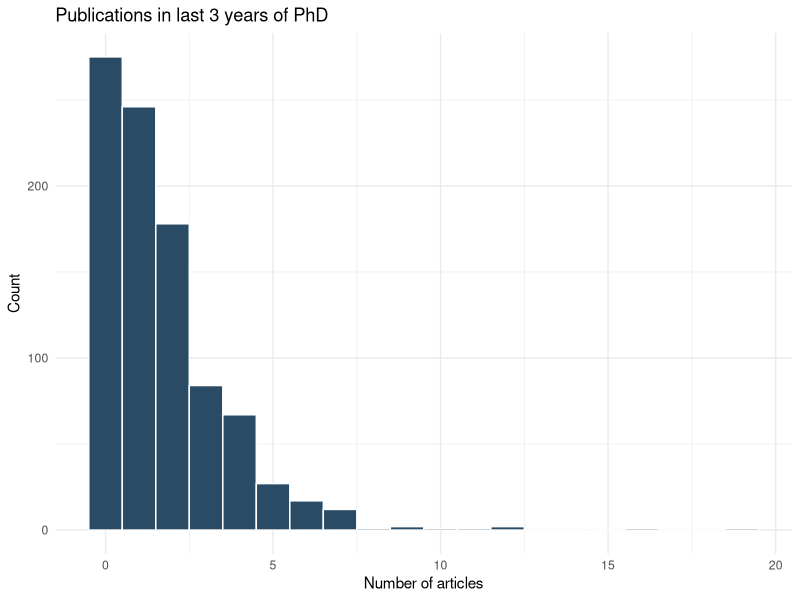
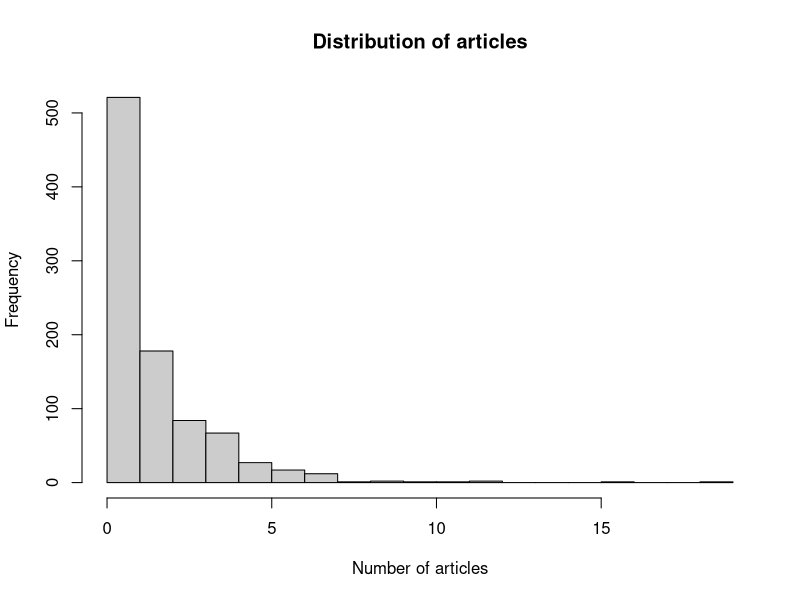

These charts were generated, in order, by the following R code:
library(carData)
library(MASS)
library(nnet)
library(marginaleffects)
data(BEPS)
library(pscl)
library(AER)
library(MASS)
data(bioChemists)

# PROBLEM 1.1: ORDERED LOGIT: PERCEPTIONS OF THE NATL ECONOMY
## 1.1.a: Explore the economic.cond.national variable and convert it to an ordered factor:
table(BEPS$economic.cond.national)
BEPS$econ_ord=factor(BEPS$economic.cond.national, ordered=TRUE)
summary(BEPS$econ_ord)

## 1.1.b: Fit an ordered logit model predicting econ_ord from age, gender, Europe, and politicalknowledge.
m_ologit=polr(econ_ord~age+gender+Europe+political.knowledge, data=BEPS, Hess=TRUE)
summary(m_ologit)

## 1.1.c: Compute average marginal effects (AMEs) using marginal effects:
avg_slopes(m_ologit)

## 1.1.d: Compute predicted probabilities for the five response categories at the mean of all covariates, separately for male and female respondents:
predictions(m_ologit, newdata=datagrid(gender=c("female","male")))


# PROBLEM 1.2 MULTINOMIAL LOGIT: VOTE CHOICE
## 1.2.a: Set Conservative as the reference category and fit a multinomial logit predicting vote from economic assessments and leader evaluations:
BEPS$vote=relevel(BEPS$vote, ref="Conservative")
m_mlogit=multinom(vote~economic.cond.national+Blair+Hague+Kennedy+Europe, data=BEPS,trace=FALSE)
summary(m_mlogit)

## 1.2.b: Compute AMEs across all predictors and all outcome categories. 
avg_slopes(m_mlogit)
## In a comment, report the AME of Blair on the probability of voting Labour. Interpret it in plain language: holding other variables constant, how does a one-unit increase in Blair approval change the probability of voting Labour on average across respondents?

predictions(m_mlogit, by="economic.cond.national")


## 1.2.c: The multinomial logit assumes Independence of Irrelevant Alternatives (IIA): the odds ratio between any two alternatives is unaffected by the presence or absence of other alternatives. Recall from class the red bus / blue bus example, where IIA fails because two alternatives (red bus and blue bus) are close substitutes. In a comment of 2–3 sentences, explain what IIA means for this application with Conservative, Labour, and Liberal Democrat as alternatives. Do you think IIA is likely to hold here — or are any two of these parties close substitutes in the minds of British voters? Explain your reasoning.
### ANSWER/COMMENT:

## We now analyze the number of articles published by biochemistry PhD students in the last three years of their doctorate, using the bioChemists dataset from the pscl package. The outcome (art) is a non-negative integer count. Recall from class that count outcomes have a natural lower bound of zero and cannot take negative values, which makes OLS inappropriate. The natural starting model is Poisson regression; we then diagnose and address overdispersion using the negative binomial.

## 1.3: POISSON REGRESSION: PUBLICATION COUNTS
## 1.3.a: Explore the outcome variable art:
summary(bioChemists$art)
var(bioChemists$art)
pdf("assignment9/art_histogram.pdf", width=6, height=4)
hist(bioChemists$art, breaks=20, main="Distribution of articles", xlab="Number of articles", col="gray80")
dev.off()

library(ggplot2)
library(pscl)

data("bioChemists")

ggplot(bioChemists, aes(x = art)) +
  geom_histogram(binwidth = 1, fill = "#294b66", color = "white") +
  theme_minimal() +
  labs(
    title = "Publications in last 3 years of PhD",
    x = "Number of articles",
    y = "Count"
  )
## In a comment, report the mean and variance of art. A key diagnostic for count data is whether the variance substantially exceeds the mean - this is called OVERDISPERSION and violates the Poisson assumption that mean equals variance.
## Note whether you observe this pattern here.

## 1.3.b: Fit a Poisson regression of art on all predictors:
m_pois=glm(art~fem+mar+kid5+phd+ment, data=bioChemists, family=poisson)
summary(m_pois)
exp(coef(m_pois)["ment"])
## In a comment, answer the following two questions: (1) Report the coefficient on ment and exponentiate it with exp() to obtain the incidence rate ratio (IRR). Interpret it: a one-unit increase in mentor articles multiplies expected student articles by approximately how much? (2) Report the residual deviance and degrees of freedom from the summary() output and compute their ratio. Recall from class that under a correctly specified Poisson model this ratio should be close to 1; a ratio substantially above 1 (say, > 2) suggests overdispersion.
### ANSWER/COMMENT:

## 1.3.c: Test for overdispersion formally:
dispersiontest(m_pois)
## In a comment, report the estimated dispersion parameter and the p-value. Is there statistically significant evidence of overdispersion? What does this imply for the validity of the Poisson standard errors you computed above?

## PROBLEM 1.4: NEGATIVE BINOMIAL REGRESSION
## The negative binomial (NB) model generalizes Poisson by adding a dispersion parameter θ that allows the variance to exceed the mean: Var(Yi) = µi + µ2i/θ. When θ → ∞, the NB reduces to Poisson. A small estimated θ indicates severe overdispersion; a large θ indicates the extra dispersion is modest.

## 1.4.a: Fit the negative binomial model with the same formula:
m_nb = glm.nb(art ~ fem + mar + kid5 + phd + ment, data = bioChemists)
summary(m_nb)
## In a comment, compare the coefficient on ment to the Poisson estimate from the Poisson model above. Has it changed substantially? Report the estimated overdispersion parameter theta from the NB output. Is the overdispersion modest or severe?
### ANSWER/COMMENT:

## 1.4.b: Compare model fit using AIC:
AIC(m_pois, m_nb)
## In a comment, report both AIC values. Which model has the lower AIC? Recall from earlier in the course that AIC penalizes model complexity, so a lower AIC for the NB model (which has one additional parameter) means the improvement in fit outweighs the added complexity. What does this comparison imply: is overdispersion a problem worth addressing for this dataset?
### ANSWER/COMMENT:

## 1.4.c: Compute predicted article counts for male vs. female researchers, holding all other variables at their sample means:
predictions(m_nb, newdata = datagrid(fem = c("Men", "Women")))
## In a comment, report the predicted number of articles for men and women (with confidence intervals). How large is the gender gap in predicted publications? Is this difference statistically distinguishable given the uncertainty intervals?
### ANSWER/COMMENT:

## 1.4.d: Write a short summary paragraph as a comment in your R script (4–6 sentences). Cover all of the following: (1) whether Poisson regression is adequate for this dataset or whether the negative binomial is needed, and why; (2) the interpretation of the ment incidence rate ratio — what does mentor productivity tell us about student productivity?; (3) which predictors are statistically significant in the negative binomial model; (4) one substantive conclusion about the factors driving publication productivity among PhD students in biochemistry.
### ANSWER/COMMENT:

# PART 2: TAKE-HOME (SURVIVAL ANALYSIS)

## PROBLEM 2.1: KAPLAN-MEIER SURVIVAL CURVES
## 2.1.a: Explore the data. In a comment, report the total number of observations, the number of events (deaths), and the number of censored cases. What proportion of patients are censored? Is this a lot or a little? Think about what this means: the censored patients’ true survival times are unknown but at least as long as their observed times.
library(survival)
lung=survival::lung
nrow(lung)
## COMMENT/ANSWER: There are 228 observations. 
